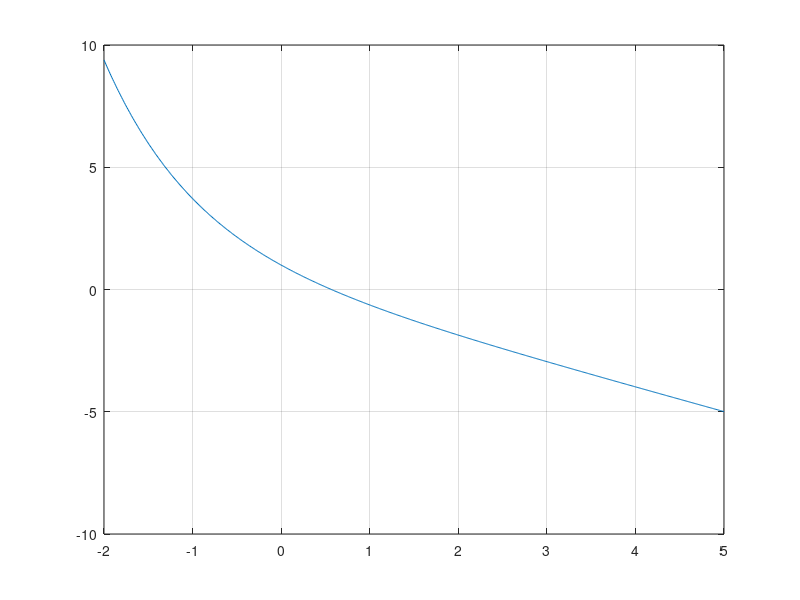

Source code (MATLAB):
clear all

% We consider the ecuation: f(x)=exp(-x)-x
% The function f (x) is graphically represented to identify approximate values

x=-2:0.01:5;
y=exp(-x)-x;
plot(x,y)
grid

%Initial values to start the iterations
xi1=0;
xi2=1;
error_adm=0.0001; %
error=10; %arbitrary value to start the iteration cycle
l=0; %counter

while error>error_adm,
  f_xi1=exp(-xi1)-xi1;
  f_xi2=exp(-xi2)-xi2;
    xi3=xi2-f_xi2*(xi1-xi2)/(f_xi1-f_xi2);
    l=l+1;
  error=abs((xi3-xi2)/xi3)*100;
  xi1=xi2; xi2=xi3;
end

disp('Méthode de la sécante: x0 erreur*e5 N')
disp('-------------------------------------')
[xi3 error*1e5 l]
